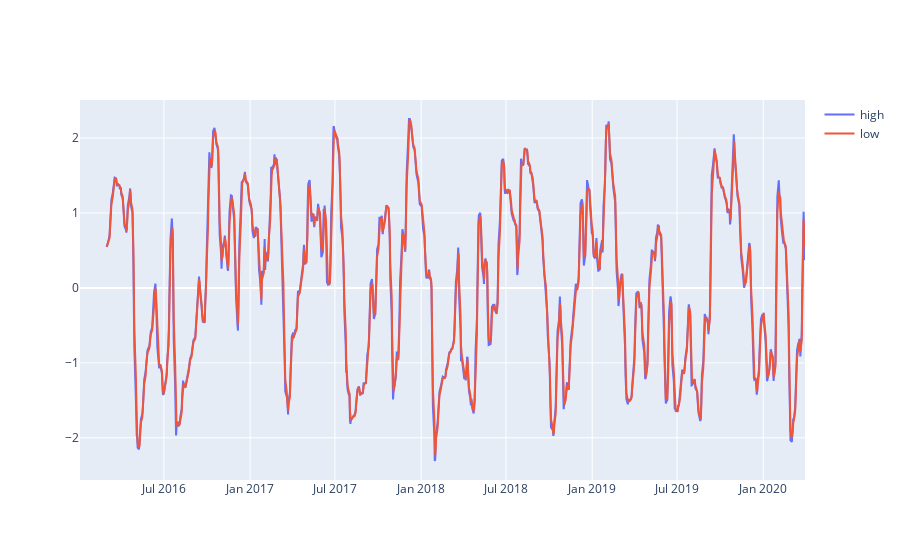

The notebook cell saved with this chart:
### Code cell
zscores_frame = zscore_60_5.to_frame()
#print(zscores_frame)
macd_high = zscore_60_5.ewm(span=macd_fast, adjust=False).mean()
macd_low = zscore_60_5.ewm(span=macd_slow, adjust=False).mean()
#macd_high = exp1-exp2
#macd_low = macd.ewm(span=9, adjust=False).mean()
fig = go.Figure()

fig.add_trace(go.Scatter(x=macd_high.index, y=macd_high,
                    mode='lines',
                    name='high'))

fig.add_trace(go.Scatter(x=macd_low.index, y=macd_low,
                    mode='lines',
                    name='low'))



fig.show()
#plt.plot(zscore_60_5, macd, label='AMD MACD', color = '#EBD2BE')
#plt.plot(zscore_60_5, exp3, label='Signal Line', color='#E5A4CB')
#plt.legend(loc='upper left')
#plt.show()

### Figure 1 — Plotly figure (JSON) as saved in the notebook; plotly's stock layout.template omitted (floating-point values rounded to 4 significant figures; data arrays with more than 128 entries replaced by an {"elided": "..."} marker saying what was removed)
{"data": [{"mode": "lines", "name": "high", "type": "scatter", "x": {"elided": "1067 str values"}, "y": {"elided": "1067 float values"}}, {"mode": "lines", "name": "low", "type": "scatter", "x": {"elided": "1067 str values"}, "y": {"elided": "1067 float values"}}], "layout": {}}
